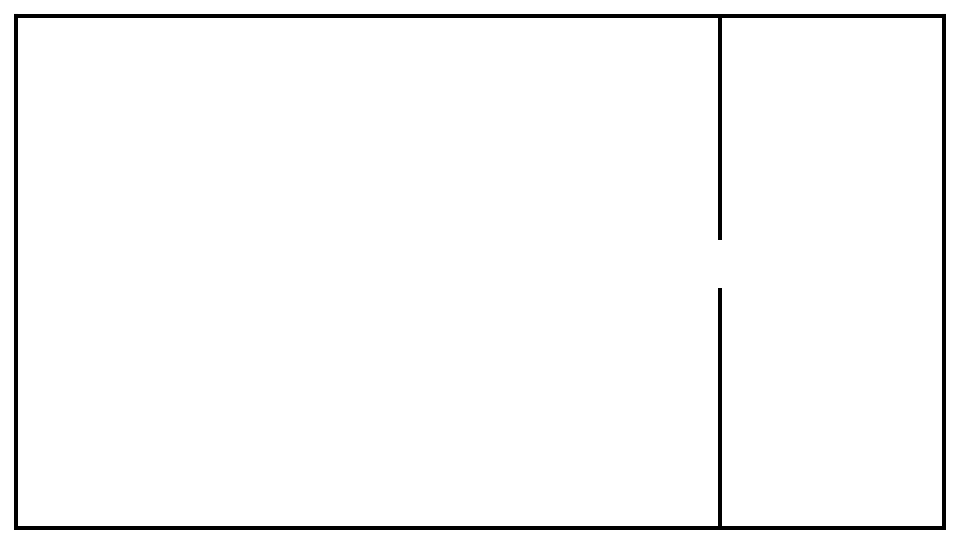

This is a level from a 2D game, rendered from its Tiled map with the project's own tilesets. A one-line summary and the map file follow, with tile-layer data summarised:
An orthogonal 30x17 tile map with 32x32 px tiles, 3 tile layers (floor, tables, walls) and 111 objects.

<map version="1.2" tiledversion="1.3.1" orientation="orthogonal" renderorder="right-down" compressionlevel="0" width="30" height="17" tilewidth="32" tileheight="32" infinite="0" nextlayerid="12" nextobjectid="118">
 <editorsettings>
  <export target="../maps/map1.json" format="json" />
 </editorsettings>
 <tileset firstgid="1" name="minimal-tileset" tilewidth="32" tileheight="32" tilecount="99" columns="9">
  <image source="../maps/minimal-tileset.png" width="288" height="352" />
 </tileset>
 <layer id="1" name="floor" width="30" height="17">
  <data>[510 cells, 510 non-empty, 1 distinct tile ids]</data>
 </layer>
 <layer id="2" name="tables" width="30" height="17">
  <data>[510 cells, 0 non-empty, 0 distinct tile ids]</data>
 </layer>
 <layer id="3" name="walls" width="30" height="17">
  <data>[510 cells, 104 non-empty, 9 distinct tile ids]</data>
 </layer>
 <objectgroup id="4" name="navmesh">
  <object id="2" x="24" y="24" width="616" height="496" />
  <object id="3" x="728" y="24" width="208" height="496" />
  <object id="4" x="722" y="240" width="6" height="48" />
  <object id="107" x="640" y="24" width="72" height="200" />
  <object id="108" x="640" y="320" width="72" height="200" />
  <object id="109" x="640" y="224" width="32" height="32" />
  <object id="110" x="672" y="224" width="32" height="32" />
  <object id="111" x="640" y="256" width="32" height="32" />
  <object id="112" x="672" y="256" width="32" height="32" />
  <object id="113" x="640" y="288" width="32" height="32" />
  <object id="114" x="672" y="288" width="32" height="32" />
  <object id="115" x="704" y="224" width="8" height="16" />
  <object id="116" x="704" y="288" width="8" height="32" />
  <object id="117" x="704" y="240" width="18" height="48" />
 </objectgroup>
 <objectgroup id="5" name="fires" visible="0" />
 <objectgroup id="6" name="physical-walls">
  <object id="5" x="0" y="0" width="960" height="18" />
  <object id="7" x="0" y="526" width="960" height="18" />
  <object id="8" x="718" y="288" width="4" height="238" />
  <object id="10" x="718" y="18" width="4" height="222" />
  <object id="11" x="942" y="18" width="18" height="508" />
  <object id="12" x="0" y="18" width="18" height="508" />
 </objectgroup>
 <objectgroup id="7" name="despawn-zones" visible="0">
  <object id="1" x="832" y="24" width="104" height="496" />
 </objectgroup>
 <objectgroup id="8" name="obstacles" visible="0" />
 <objectgroup id="9" name="doors" visible="0">
  <object id="61" x="912" y="272">
   <properties>
    <property name="orientationX" type="int" value="-1" />
    <property name="orientationY" type="int" value="0" />
   </properties>
   <point />
  </object>
 </objectgroup>
 <objectgroup id="10" name="dudes" visible="0">
  <object id="13" x="585" y="147">
   <point />
  </object>
  <object id="14" x="482" y="145">
   <point />
  </object>
  <object id="15" x="347" y="139">
   <point />
  </object>
  <object id="16" x="203" y="129">
   <point />
  </object>
  <object id="17" x="99" y="143">
   <point />
  </object>
  <object id="18" x="91" y="289">
   <point />
  </object>
  <object id="19" x="202" y="237">
   <point />
  </object>
  <object id="20" x="147" y="391">
   <point />
  </object>
  <object id="21" x="73" y="458">
   <point />
  </object>
  <object id="22" x="211" y="464">
   <point />
  </object>
  <object id="23" x="265" y="359">
   <point />
  </object>
  <object id="24" x="329" y="453">
   <point />
  </object>
  <object id="25" x="453" y="305">
   <point />
  </object>
  <object id="26" x="497" y="421">
   <point />
  </object>
  <object id="27" x="637" y="425">
   <point />
  </object>
  <object id="28" x="493" y="461">
   <point />
  </object>
  <object id="29" x="422" y="336">
   <point />
  </object>
  <object id="30" x="352" y="239">
   <point />
  </object>
  <object id="31" x="294" y="342">
   <point />
  </object>
  <object id="32" x="255" y="233">
   <point />
  </object>
  <object id="33" x="189" y="293">
   <point />
  </object>
  <object id="34" x="278" y="135">
   <point />
  </object>
  <object id="35" x="263" y="59">
   <point />
  </object>
  <object id="36" x="136" y="65">
   <point />
  </object>
  <object id="37" x="79" y="59">
   <point />
  </object>
  <object id="38" x="101" y="205">
   <point />
  </object>
  <object id="39" x="79" y="350">
   <point />
  </object>
  <object id="40" x="120" y="460">
   <point />
  </object>
  <object id="41" x="213" y="381">
   <point />
  </object>
  <object id="42" x="257" y="280">
   <point />
  </object>
  <object id="43" x="150" y="297">
   <point />
  </object>
  <object id="44" x="153" y="224">
   <point />
  </object>
  <object id="45" x="155" y="127">
   <point />
  </object>
  <object id="46" x="240" y="170">
   <point />
  </object>
  <object id="47" x="363" y="57">
   <point />
  </object>
  <object id="48" x="436" y="201">
   <point />
  </object>
  <object id="49" x="559" y="71">
   <point />
  </object>
  <object id="50" x="536" y="229">
   <point />
  </object>
  <object id="51" x="595" y="462">
   <point />
  </object>
  <object id="52" x="369" y="481">
   <point />
  </object>
  <object id="53" x="398" y="421">
   <point />
  </object>
  <object id="54" x="317" y="381">
   <point />
  </object>
  <object id="55" x="360" y="300">
   <point />
  </object>
  <object id="56" x="432" y="239">
   <point />
  </object>
  <object id="57" x="311" y="165">
   <point />
  </object>
  <object id="58" x="451" y="64">
   <point />
  </object>
  <object id="59" x="406" y="109">
   <point />
  </object>
  <object id="62" x="472" y="352">
   <point />
  </object>
  <object id="63" x="464" y="352">
   <point />
  </object>
  <object id="64" x="448" y="408">
   <point />
  </object>
  <object id="65" x="360" y="360">
   <point />
  </object>
  <object id="66" x="304" y="296">
   <point />
  </object>
  <object id="67" x="304" y="232">
   <point />
  </object>
  <object id="68" x="368" y="176">
   <point />
  </object>
  <object id="69" x="160" y="160">
   <point />
  </object>
  <object id="70" x="168" y="344">
   <point />
  </object>
  <object id="71" x="160" y="440">
   <point />
  </object>
  <object id="72" x="144" y="496">
   <point />
  </object>
  <object id="73" x="224" y="496">
   <point />
  </object>
  <object id="74" x="296" y="488">
   <point />
  </object>
  <object id="75" x="256" y="416">
   <point />
  </object>
  <object id="76" x="200" y="408">
   <point />
  </object>
  <object id="77" x="72" y="384">
   <point />
  </object>
  <object id="78" x="64" y="224">
   <point />
  </object>
  <object id="79" x="64" y="136">
   <point />
  </object>
  <object id="80" x="184" y="72">
   <point />
  </object>
  <object id="81" x="280" y="88">
   <point />
  </object>
  <object id="82" x="344" y="88">
   <point />
  </object>
  <object id="83" x="192" y="176">
   <point />
  </object>
  <object id="84" x="112" y="248">
   <point />
  </object>
  <object id="85" x="112" y="328">
   <point />
  </object>
  <object id="86" x="104" y="400">
   <point />
  </object>
  <object id="87" x="256" y="448">
   <point />
  </object>
  <object id="88" x="352" y="392">
   <point />
  </object>
  <object id="89" x="432" y="456">
   <point />
  </object>
  <object id="90" x="400" y="272">
   <point />
  </object>
  <object id="91" x="400" y="160">
   <point />
  </object>
  <object id="92" x="280" y="168">
   <point />
  </object>
  <object id="93" x="224" y="304">
   <point />
  </object>
  <object id="94" x="504" y="288">
   <point />
  </object>
  <object id="95" x="536" y="384">
   <point />
  </object>
  <object id="96" x="520" y="272">
   <point />
  </object>
  <object id="97" x="472" y="216">
   <point />
  </object>
  <object id="98" x="520" y="160">
   <point />
  </object>
  </objectgroup>
 <objectgroup id="11" name="signs" visible="0">
  <!-- 1 objects omitted --></objectgroup>
</map>
<!-- 5 of 111 objects omitted -->
